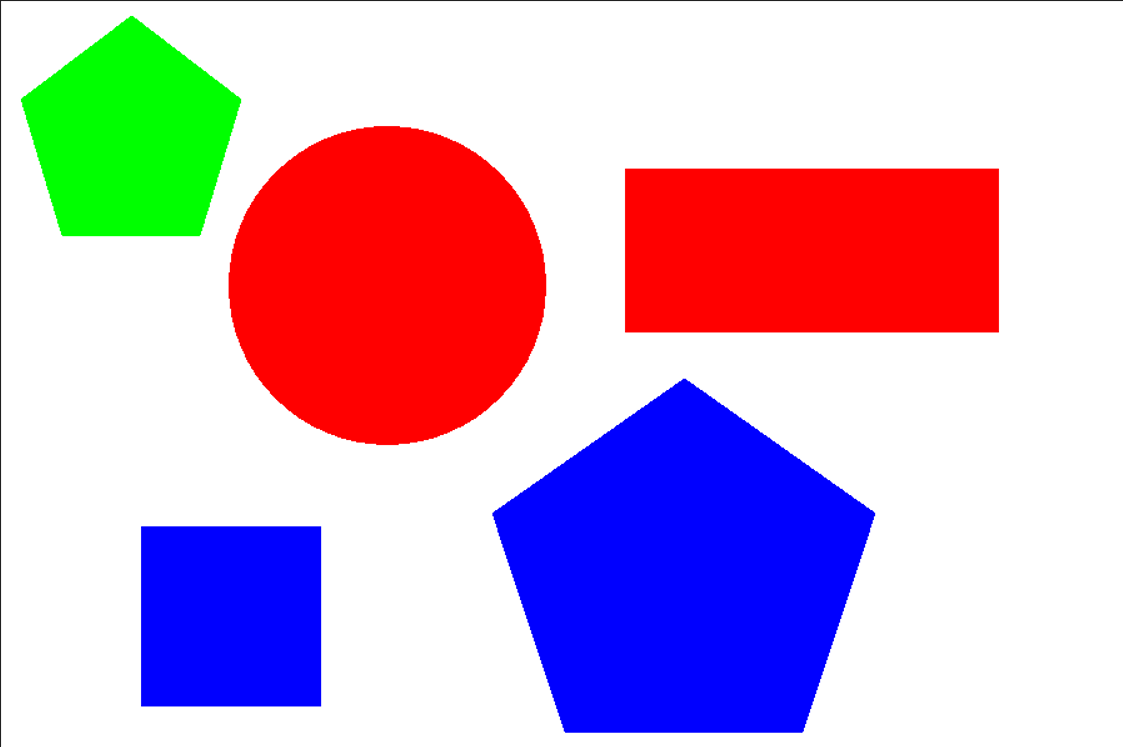
#> input picture Sample.png, 1123 x 747 px
$ python shape_and_colour.py
#> lines starting #> are read from the running program, lines starting #| are printed output that depends on the picture; after the words box and inside, x2 and y2 are one past the last pixel; in counts of white or black regions, pixels touching at a corner belong together
#detect shape and colour
import cv2
import numpy as np

# Read the image
img = cv2.imread(r"Sample.png")
#> img is the input picture: shape (747, 1123, 3); mean B, G, R 201.4, 173.2, 205.7

# Define the color ranges as dictionaries
lower_hsv = {'red': ([0, 50, 50]), 'green': ([40, 52, 72]), 'blue': ([94, 80, 2]),
             'yellow': ([25, 255, 255]), 'orange': ([10, 100, 100])}
upper_hsv = {'red': ([10, 255, 255]), 'green': ([102, 255, 255]), 'blue': ([120, 255, 255]),
             'yellow': ([35, 255, 255]), 'orange': ([25, 255, 255])}

# Convert the image to HSV color space
hsv = cv2.cvtColor(img, cv2.COLOR_BGR2HSV)
#> hsv: shape (747, 1123, 3); mean H, S, V 20.8, 91.6, 254.5

# Create a list to store shape-color-centroid information
shape_color_centroid_list = []

for (key, value) in upper_hsv.items():
    # Create a mask for each color range
    lower_color = np.array(lower_hsv[key], np.uint8)
    upper_color = np.array(upper_hsv[key], np.uint8)
    mask = cv2.inRange(hsv, lower_color, upper_color)

    # Find contours in the masked image
    contours, _ = cv2.findContours(mask, cv2.RETR_EXTERNAL, cv2.CHAIN_APPROX_SIMPLE)

    for contour in contours:
        shape = ""
        # Detect the shape based on the number of sides
        approx = cv2.approxPolyDP(contour, 0.01 * cv2.arcLength(contour, True), True)

        # Calculate the centroid of the shape
        M = cv2.moments(contour)
        if M['m00'] != 0.0:
            x = int(M['m10'] / M['m00'])
            y = int(M['m01'] / M['m00'])

        # Determine the shape based on the number of sides
        if len(approx) == 3:
            shape = "Triangle"
        elif len(approx) == 4:
            (x1, y1, w, h) = cv2.boundingRect(approx)
            if (float(w) / h) >= 0.955 and (float(w) / h) <= 1.1:
                shape = "Square"
            else:
                shape = "Rectangle"
        elif len(approx) == 5:
            shape = "Pentagon"
        elif len(approx) == 6:
            shape = "Hexagon"
        else:
            shape = "Circle"

        # Add shape-color-centroid information to the list
        shape_color_centroid_list.append([key, shape, (x, y)])
#> this loop made 5 passes
#> pass 1, `mask = cv2.inRange(hsv, lower_color, upper_color)`:
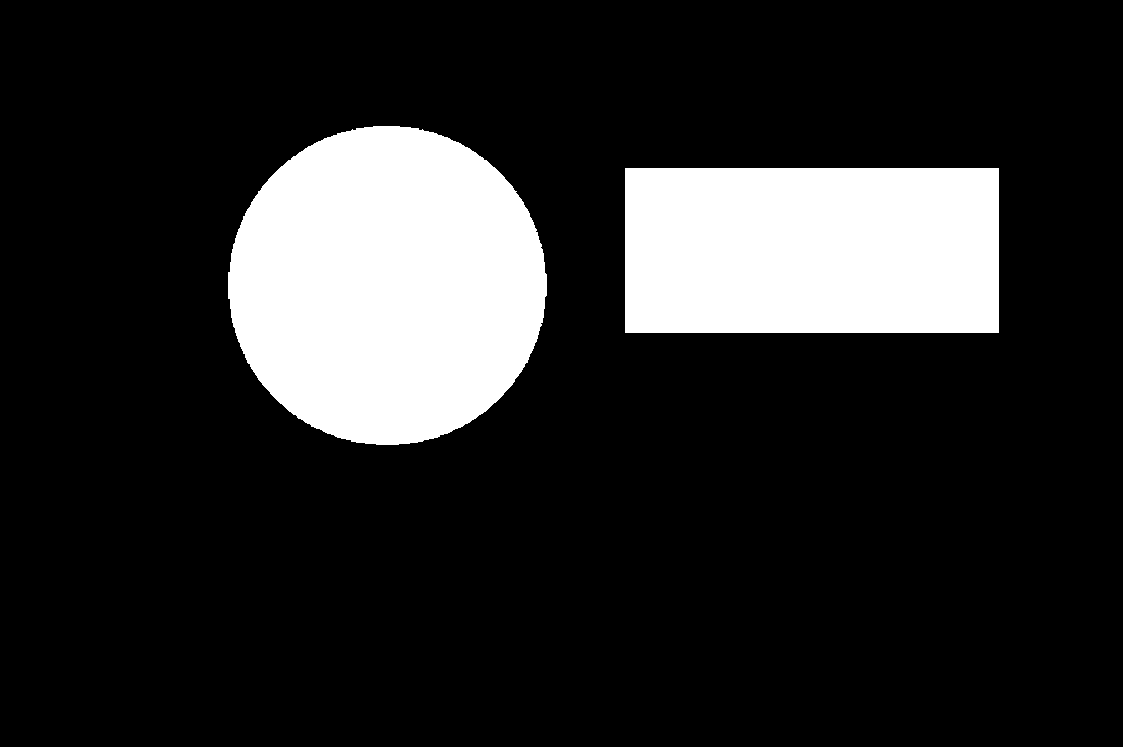
#> mask: shape (747, 1123); 16.9% white; 2 white regions, box (x1, y1, x2, y2) and area: (228, 126, 547, 445) 79811, (625, 168, 999, 333) 61710
#> pass 2, `mask = cv2.inRange(hsv, lower_color, upper_color)`:
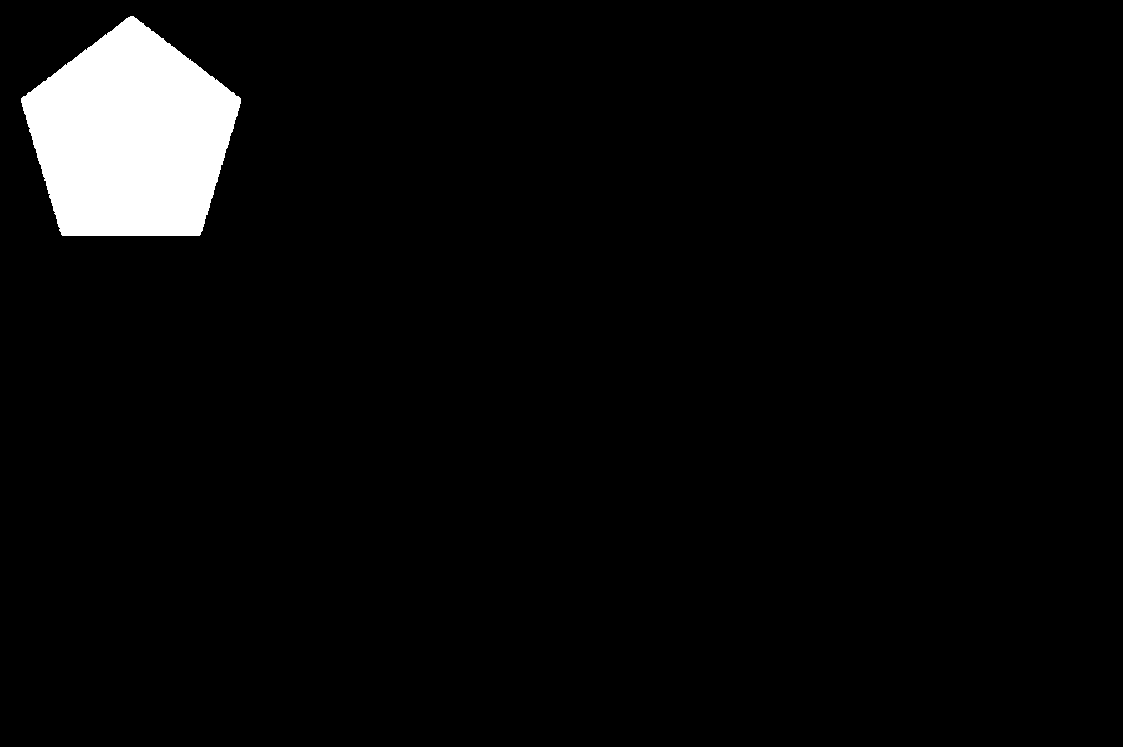
#> mask: shape (747, 1123); 4.1% white; 1 white region, box (x1, y1, x2, y2) and area: (21, 16, 241, 236) 34053
#> pass 3, `mask = cv2.inRange(hsv, lower_color, upper_color)`:
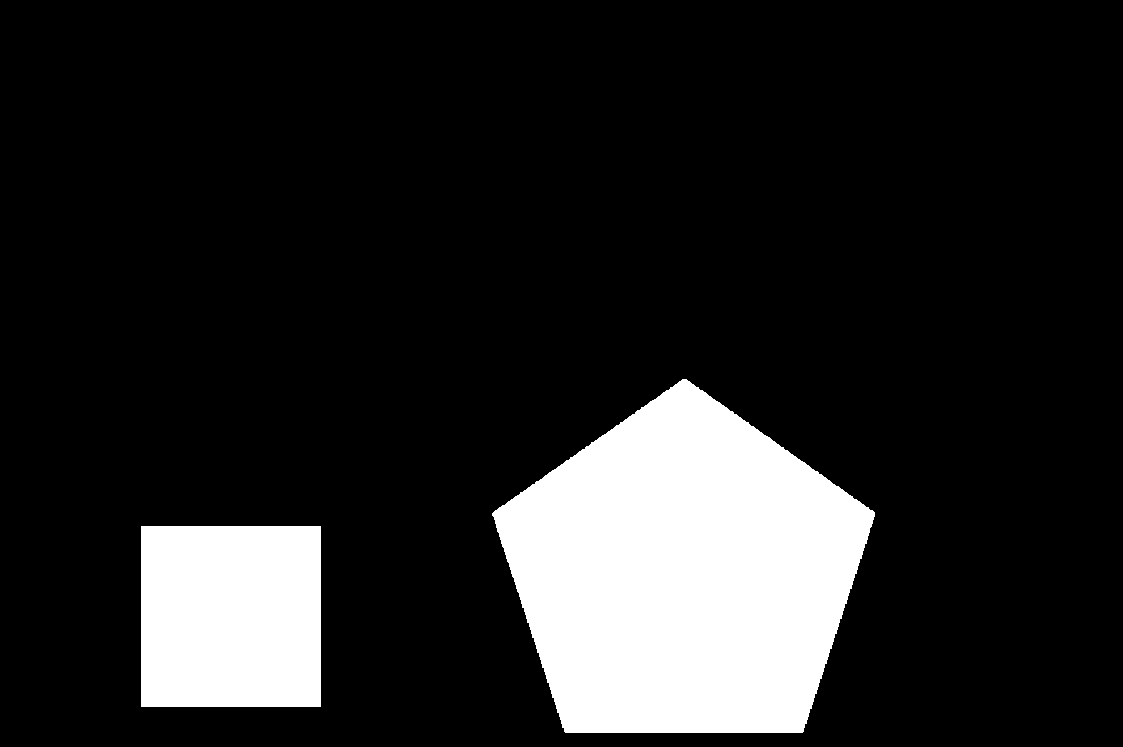
#> mask: shape (747, 1123); 15.1% white; 2 white regions, box (x1, y1, x2, y2) and area: (492, 379, 875, 733) 94463, (141, 526, 321, 707) 32580
#> after the loop: mask: shape (747, 1123); every value is 0
#> after the loop, shape_color_centroid_list = [['red', 'Rectangle', (811, 250)], ['red', 'Circle', (386, 285)], ['green', 'Pentagon', (130, 136)], ['blue', 'Square', (230, 616)], ['blue', 'Pentagon', (683, 573)]]

# Print the shape-color-centroid information list
print(shape_color_centroid_list)
#| [['red', 'Rectangle', (811, 250)], ['red', 'Circle', (386, 285)], ['green', 'Pentagon', (130, 136)], ['blue', 'Square', (230, 616)], ['blue', 'Pentagon', (683, 573)]]
